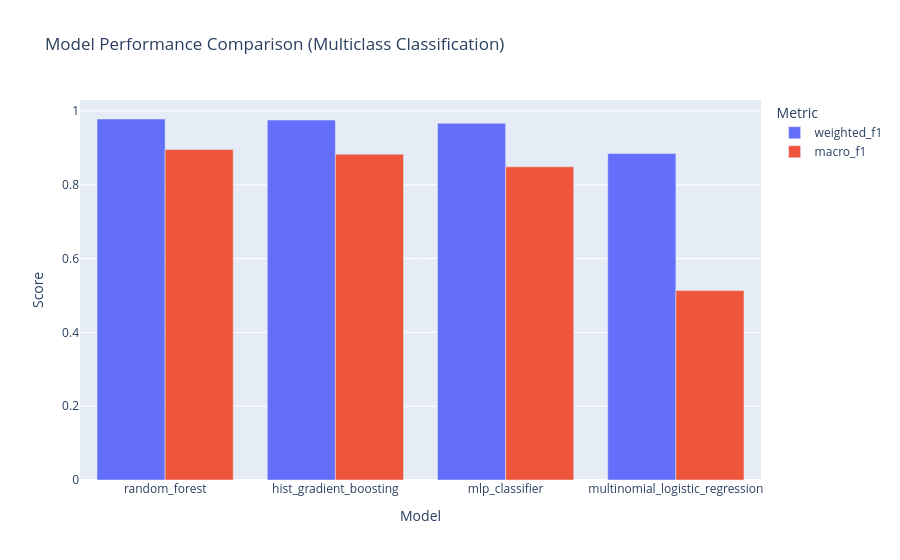

Notebook code cell kept with this figure:
### Markdown cell above
## 3. Multiclass Comparison
We also evaluate the performance for predicting specific failure types.

### Code cell
multiclass_summary = train_and_compare(task_name="failure_type", artifact_root=Path("../artifacts"))

multiclass_comp_df = pd.read_csv("../artifacts/metrics/model_comparison_failure_type.csv")

fig_multi = px.bar(
    multiclass_comp_df, 
    x="model_name", 
    y=["weighted_f1", "macro_f1"], 
    barmode="group",
    title="Model Performance Comparison (Multiclass Classification)",
    labels={"value": "Score", "variable": "Metric", "model_name": "Model"}
)
fig_multi.show()

### Figure 1 — Plotly figure (JSON) as saved in the notebook; plotly's stock layout.template omitted (floating-point values rounded to 4 significant figures)
{"data": [{"alignmentgroup": "True", "hovertemplate": "Metric=weighted_f1<br>Model=%{x}<br>Score=%{y}<extra></extra>", "legendgroup": "weighted_f1", "marker": {"color": "#636efa", "pattern": {"shape": ""}}, "name": "weighted_f1", "offsetgroup": "weighted_f1", "orientation": "v", "showlegend": true, "textposition": "auto", "type": "bar", "x": ["random_forest", "hist_gradient_boosting", "mlp_classifier", "multinomial_logistic_regression"], "xaxis": "x", "y": [0.9782, 0.9753, 0.9667, 0.8844], "yaxis": "y"}, {"alignmentgroup": "True", "hovertemplate": "Metric=macro_f1<br>Model=%{x}<br>Score=%{y}<extra></extra>", "legendgroup": "macro_f1", "marker": {"color": "#EF553B", "pattern": {"shape": ""}}, "name": "macro_f1", "offsetgroup": "macro_f1", "orientation": "v", "showlegend": true, "textposition": "auto", "type": "bar", "x": ["random_forest", "hist_gradient_boosting", "mlp_classifier", "multinomial_logistic_regression"], "xaxis": "x", "y": [0.8955, 0.8829, 0.8486, 0.5133], "yaxis": "y"}], "layout": {"barmode": "group", "legend": {"title": {"text": "Metric"}, "tracegroupgap": 0}, "title": {"text": "Model Performance Comparison (Multiclass Classification)"}, "xaxis": {"anchor": "y", "domain": [0, 1], "title": {"text": "Model"}}, "yaxis": {"anchor": "x", "domain": [0, 1], "title": {"text": "Score"}}}}
